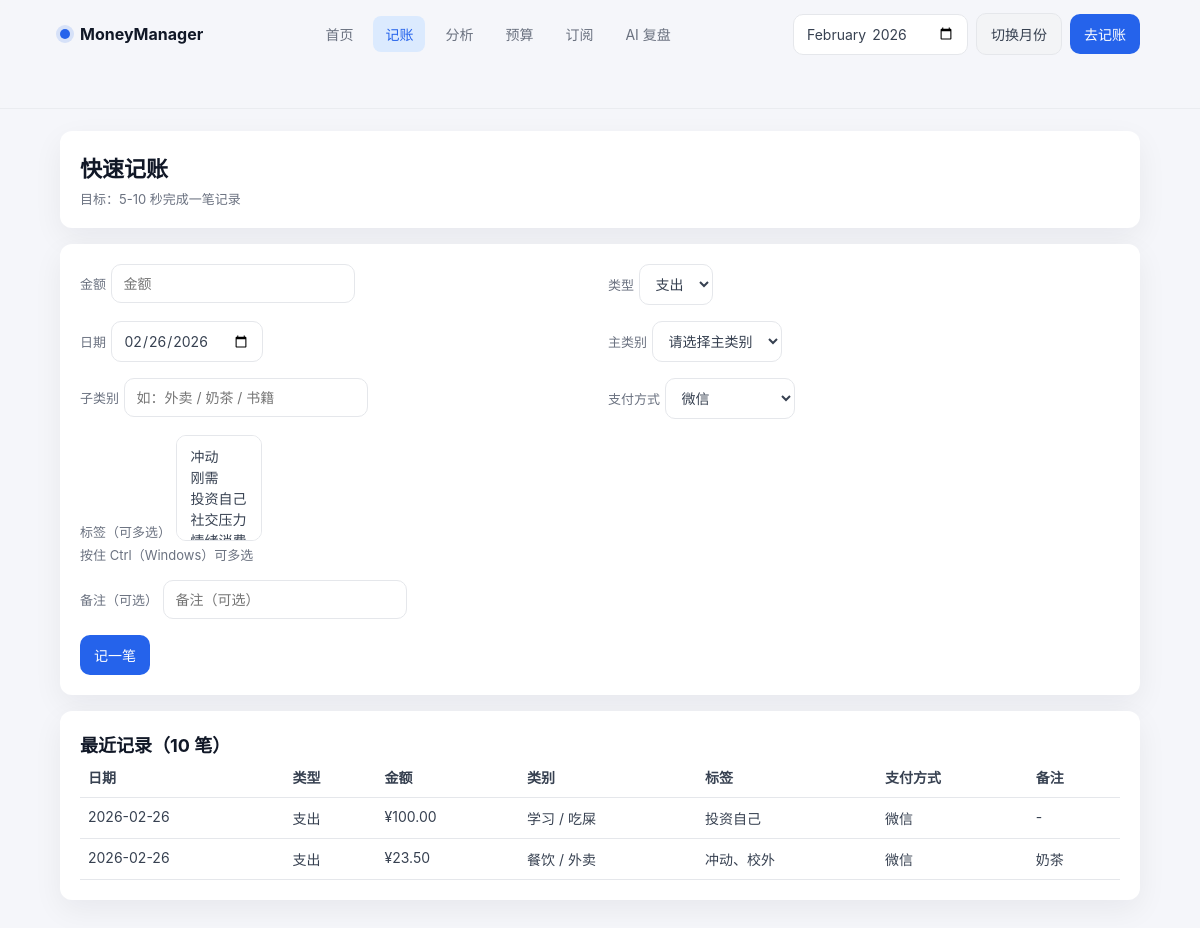
The app's page /add, older data.
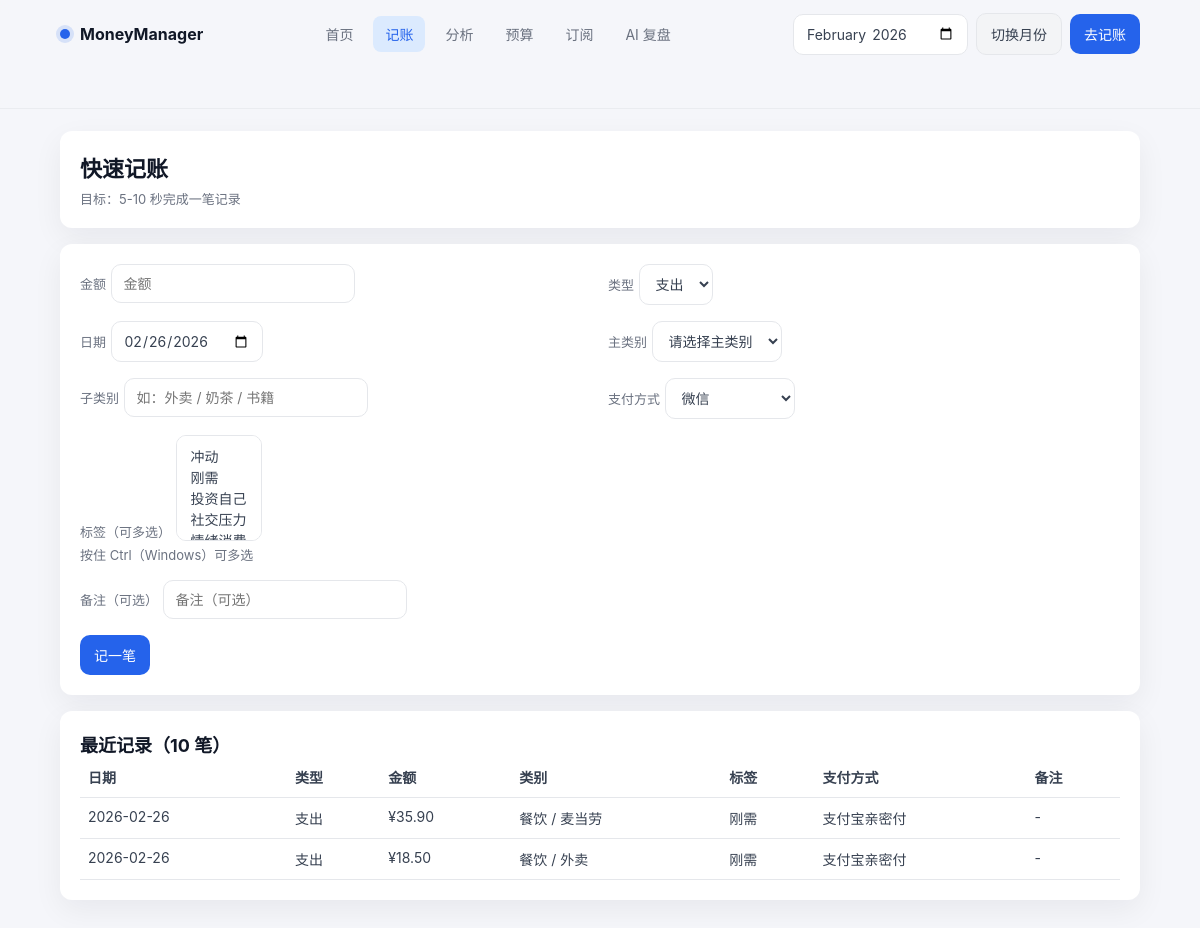
The same page, newer data.
### tables this page shows
CREATE TABLE transactions (
                id INTEGER PRIMARY KEY AUTOINCREMENT,
                amount REAL NOT NULL,
                type TEXT CHECK(type IN ('income', 'expense')) NOT NULL,
                date TEXT NOT NULL,
                category_main TEXT NOT NULL,
                category_sub TEXT,
                tags TEXT,
                payment_method TEXT CHECK(payment_method IN ('wechat', 'alipay_family', 'bank')),
                note TEXT,
                created_at TEXT DEFAULT CURRENT_TIMESTAMP
            );

### app.py (the view, shortened to what this page needs)
    @app.route("/add", methods=["GET", "POST"])
    def add_transaction_page():
        success = request.args.get("success")
        recent_records = get_recent_transactions(limit=10)
        month = date.today().strftime("%Y-%m")
        return render_template(
            "add.html",
            active_page="add",
            month=month,
            today=date.today().isoformat(),
            success=success,
            category_options=CATEGORY_OPTIONS,
            tag_options=TAG_OPTIONS,
            recent_records=recent_records,
        )

### database.py (called while the page is built)
def get_connection() -> sqlite3.Connection:
    conn = sqlite3.connect(DB_PATH)
    conn.row_factory = sqlite3.Row
    return conn

def get_recent_transactions(limit: int = 10) -> list[dict]:
    with get_connection() as conn:
        rows = conn.execute(
            """
            SELECT
                id,
                amount,
                type,
                date,
                category_main,
                category_sub,
                tags,
                payment_method,
                note,
                created_at
            FROM transactions
            ORDER BY date DESC, id DESC
            LIMIT ?
            """,
            (limit,),
        ).fetchall()
    result = []
    for row in rows:
        item = dict(row)
        item["tags"] = json.loads(item["tags"]) if item.get("tags") else []
        result.append(item)
    return result

### templates/add.html (shortened to what the changed rows need)
<!doctype html>
<html lang="zh-CN">
  <head>
    <link rel="stylesheet" href="{{ url_for('static', filename='css/app.css') }}" />
  </head>
  <body>
    <main class="app-shell">
      <div class="page">
        <section class="panel">
          <h1 class="page-title">快速记账</h1>
        </section>
      <section class="panel">
        <h2 class="page-title" style="font-size: 18px;">最近记录（10 笔）</h2>
        <div class="table-wrap">
        <table>
          <thead>
            <tr>
              <th>日期</th>
              <th>类型</th>
              <th>金额</th>
              <th>类别</th>
              <th>标签</th>
              <th>支付方式</th>
              <th>备注</th>
            </tr>
          </thead>
          <tbody>
            {% if recent_records %}
              {% for row in recent_records %}
              <tr>
                <td>{{ row.date }}</td>
                <td>{{ '支出' if row.type == 'expense' else '收入' }}</td>
                <td class="{{ row.type }}">¥{{ '%.2f'|format(row.amount) }}</td>
                <td>{{ row.category_main }}{% if row.category_sub %} / {{ row.category_sub }}{% endif %}</td>
                <td>{{ row.tags | join('、') if row.tags else '-' }}</td>
                <td>
                  {% if row.payment_method == 'wechat' %}
                    微信
                  {% elif row.payment_method == 'alipay_family' %}
                    支付宝亲密付
                  {% elif row.payment_method == 'bank' %}
                    银行卡
                  {% else %}
                    -
                  {% endif %}
                </td>
                <td>{{ row.note if row.note else '-' }}</td>
              </tr>
              {% endfor %}
            {% else %}
            <tr>
              <td colspan="7">暂无记录，先记第一笔吧。</td>
            </tr>
            {% endif %}
          </tbody>
        </table>
        </div>
      </section>
      </div>
    </main>
  </body>
</html>

Row changes from the older to the newer data that the page shows:
changed transactions: amount "100.00" → "35.90"; category_main "学习" → "餐饮"; category_sub "吃屎" → "麦当劳"; tags "投资自己" → "刚需"; payment_method "微信" → "支付宝亲密付"
changed transactions "外卖": amount "23.50" → "18.50"; tags "冲动、校外" → "刚需"; note "奶茶" → "-"; payment_method "微信" → "支付宝亲密付"
